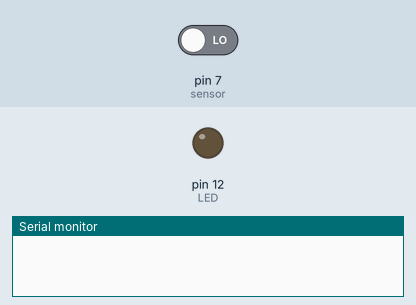
This sketch was run on a simulated Arduino Uno, built with avr-gcc and run on an emulated ATmega328P. Parts: output pins drawn as LEDs (lit = HIGH), the last lines printed to the serial monitor. The inputs (shaded band) are chosen by the test bench; at power-on: pin 7 (sensor) LOW.

Above: at 1.2 s.
1.3 s: pin 7 (sensor) driven HIGH
At 2.4 s:
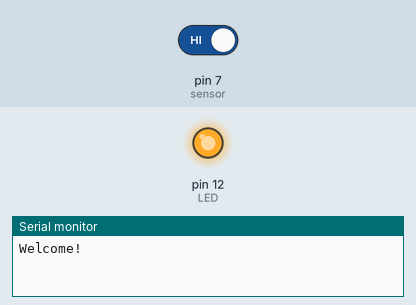
2.8 s: pin 7 (sensor) driven LOW
At 3.6 s:
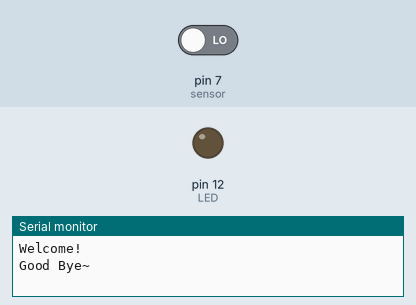
Timing chart, 0 to 5.8 s (numbered marks = the images above; inputs shaded):
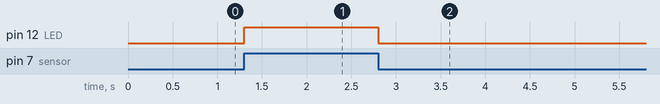

The sketch:

PIR_01.ino
```cpp
int LED = 12; //LED2 연결 핀
int sensor = 7; //PIR 센서
int value = 0;
int PIRstatus = LOW; //초기 상태

void setup() {
  pinMode (LED, OUTPUT);
  pinMode (sensor, INPUT);
  Serial.begin(9600);
}

void loop() {
  value = digitalRead(sensor); //센서 읽기

  if(value == HIGH){
    digitalWrite(LED, HIGH);
    if (PIRstatus == LOW) {
      Serial.println("Welcome!");
      PIRstatus = HIGH;
    }
  }
  if (value == LOW){
    digitalWrite(LED, LOW);
    if (PIRstatus == HIGH) {
      Serial.println("Good Bye~");
      PIRstatus = LOW;
    }
  }
}
```

Measured:
- after the input at 1.3 s, pin 12 (LED): LOW → HIGH at once
- after the input at 2.8 s, pin 12 (LED): HIGH → LOW at once
